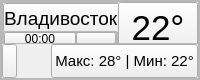
            <widget class="QFrame" name="button_frame_2">
             <property name="sizePolicy">
              <sizepolicy hsizetype="Fixed" vsizetype="Fixed">
               <horstretch>0</horstretch>
               <verstretch>0</verstretch>
              </sizepolicy>
             </property>
             <property name="minimumSize">
              <size>
               <width>200</width>
               <height>80</height>
              </size>
             </property>
             <property name="maximumSize">
              <size>
               <width>200</width>
               <height>80</height>
              </size>
             </property>
             <property name="font">
              <font>
               <pointsize>14</pointsize>
              </font>
             </property>
             <property name="styleSheet">
              <string notr="true">
#button_frame{
	border-bottom: 1px solid white;
}</string>
             </property>
             <property name="frameShape">
              <enum>QFrame::StyledPanel</enum>
             </property>
             <property name="frameShadow">
              <enum>QFrame::Raised</enum>
             </property>
             <layout class="QVBoxLayout" name="button_frame_vlayout_2">
              <property name="spacing">
               <number>0</number>
              </property>
              <property name="leftMargin">
               <number>0</number>
              </property>
              <property name="topMargin">
               <number>0</number>
              </property>
              <property name="rightMargin">
               <number>0</number>
              </property>
              <property name="bottomMargin">
               <number>0</number>
              </property>
              <item>
               <widget class="QFrame" name="main_btn_frame_2">
                <property name="frameShape">
                 <enum>QFrame::StyledPanel</enum>
                </property>
                <property name="frameShadow">
                 <enum>QFrame::Raised</enum>
                </property>
                <layout class="QHBoxLayout" name="main_btn_frame_hlayout_2">
                 <property name="spacing">
                  <number>0</number>
                 </property>
                 <property name="leftMargin">
                  <number>0</number>
                 </property>
                 <property name="topMargin">
                  <number>0</number>
                 </property>
                 <property name="rightMargin">
                  <number>0</number>
                 </property>
                 <property name="bottomMargin">
                  <number>0</number>
                 </property>
                 <item>
                  <widget class="QFrame" name="city_time_frame_2">
                   <property name="sizePolicy">
                    <sizepolicy hsizetype="Expanding" vsizetype="Preferred">
                     <horstretch>0</horstretch>
                     <verstretch>0</verstretch>
                    </sizepolicy>
                   </property>
                   <property name="minimumSize">
                    <size>
                     <width>0</width>
                     <height>44</height>
                    </size>
                   </property>
                   <property name="frameShape">
                    <enum>QFrame::StyledPanel</enum>
                   </property>
                   <property name="frameShadow">
                    <enum>QFrame::Raised</enum>
                   </property>
                   <layout class="QVBoxLayout" name="city_time_vlayout_2">
                    <property name="spacing">
                     <number>0</number>
                    </property>
                    <property name="leftMargin">
                     <number>0</number>
                    </property>
                    <property name="topMargin">
                     <number>0</number>
                    </property>
                    <property name="rightMargin">
                     <number>0</number>
                    </property>
                    <property name="bottomMargin">
                     <number>0</number>
                    </property>
                    <item>
                     <widget class="QPushButton" name="city_btn_2">
                      <property name="sizePolicy">
                       <sizepolicy hsizetype="Expanding" vsizetype="Fixed">
                        <horstretch>0</horstretch>
                        <verstretch>0</verstretch>
                       </sizepolicy>
                      </property>
                      <property name="minimumSize">
                       <size>
                        <width>146</width>
                        <height>30</height>
                       </size>
                      </property>
                      <property name="maximumSize">
                       <size>
                        <width>146</width>
                        <height>30</height>
                       </size>
                      </property>
                      <property name="font">
                       <font>
                        <pointsize>14</pointsize>
                       </font>
                      </property>
                      <property name="cursor">
                       <cursorShape>PointingHandCursor</cursorShape>
                      </property>
                      <property name="styleSheet">
                       <string notr="true">text-align: left;</string>
                      </property>
                      <property name="text">
                       <string>Владивосток</string>
                      </property>
                      <property name="autoDefault">
                       <bool>false</bool>
                      </property>
                      <property name="default">
                       <bool>false</bool>
                      </property>
                      <property name="flat">
                       <bool>false</bool>
                      </property>
                     </widget>
                    </item>
                    <item>
                     <widget class="QFrame" name="time_frame_2">
                      <property name="minimumSize">
                       <size>
                        <width>0</width>
                        <height>14</height>
                       </size>
                      </property>
                      <property name="frameShape">
                       <enum>QFrame::StyledPanel</enum>
                      </property>
                      <property name="frameShadow">
                       <enum>QFrame::Raised</enum>
                      </property>
                      <layout class="QHBoxLayout" name="time_hlayout_2">
                       <property name="spacing">
                        <number>0</number>
                       </property>
                       <property name="leftMargin">
                        <number>0</number>
                       </property>
                       <property name="topMargin">
                        <number>0</number>
                       </property>
                       <property name="rightMargin">
                        <number>0</number>
                       </property>
                       <property name="bottomMargin">
                        <number>0</number>
                       </property>
                       <item>
                        <widget class="QPushButton" name="time_btn_2">
                         <property name="sizePolicy">
                          <sizepolicy hsizetype="Fixed" vsizetype="Fixed">
                           <horstretch>0</horstretch>
                           <verstretch>0</verstretch>
                          </sizepolicy>
                         </property>
                         <property name="minimumSize">
                          <size>
                           <width>0</width>
                           <height>14</height>
                          </size>
                         </property>
                         <property name="maximumSize">
                          <size>
                           <width>16777215</width>
                           <height>14</height>
                          </size>
                         </property>
                         <property name="font">
                          <font>
                           <pointsize>9</pointsize>
                          </font>
                         </property>
                         <property name="cursor">
                          <cursorShape>PointingHandCursor</cursorShape>
                         </property>
                         <property name="text">
                          <string>00:00</string>
                         </property>
                        </widget>
                       </item>
                       <item>
                        <widget class="QPushButton" name="empty_time_btn_2">
                         <property name="cursor">
                          <cursorShape>PointingHandCursor</cursorShape>
                         </property>
                         <property name="text">
                          <string/>
                         </property>
                        </widget>
                       </item>
                      </layout>
                     </widget>
                    </item>
                   </layout>
                  </widget>
                 </item>
                 <item alignment="Qt::AlignRight">
                  <widget class="QPushButton" name="temp_btn_2">
                   <property name="minimumSize">
                    <size>
                     <width>0</width>
                     <height>51</height>
                    </size>
                   </property>
                   <property name="maximumSize">
                    <size>
                     <width>16777215</width>
                     <height>51</height>
                    </size>
                   </property>
                   <property name="font">
                    <font>
                     <pointsize>26</pointsize>
                    </font>
                   </property>
                   <property name="cursor">
                    <cursorShape>PointingHandCursor</cursorShape>
                   </property>
                   <property name="text">
                    <string>22°</string>
                   </property>
                  </widget>
                 </item>
                </layout>
               </widget>
              </item>
              <item>
               <widget class="QFrame" name="weather_frame_2">
                <property name="minimumSize">
                 <size>
                  <width>0</width>
                  <height>36</height>
                 </size>
                </property>
                <property name="maximumSize">
                 <size>
                  <width>16777215</width>
                  <height>36</height>
                 </size>
                </property>
                <property name="frameShape">
                 <enum>QFrame::StyledPanel</enum>
                </property>
                <property name="frameShadow">
                 <enum>QFrame::Raised</enum>
                </property>
                <layout class="QHBoxLayout" name="weather_hlayout_2">
                 <property name="spacing">
                  <number>0</number>
                 </property>
                 <property name="leftMargin">
                  <number>0</number>
                 </property>
                 <property name="topMargin">
                  <number>0</number>
                 </property>
                 <property name="rightMargin">
                  <number>0</number>
                 </property>
                 <property name="bottomMargin">
                  <number>0</number>
                 </property>
                 <item>
                  <widget class="QPushButton" name="empty_weather_btn_2">
                   <property name="sizePolicy">
                    <sizepolicy hsizetype="Expanding" vsizetype="Expanding">
                     <horstretch>0</horstretch>
                     <verstretch>0</verstretch>
                    </sizepolicy>
                   </property>
                   <property name="maximumSize">
                    <size>
                     <width>15</width>
                     <height>16777215</height>
                    </size>
                   </property>
                   <property name="cursor">
                    <cursorShape>PointingHandCursor</cursorShape>
                   </property>
                   <property name="text">
                    <string/>
                   </property>
                  </widget>
                 </item>
                 <item alignment="Qt::AlignRight">
                  <widget class="QPushButton" name="weather_btn_2">
                   <property name="minimumSize">
                    <size>
                     <width>0</width>
                     <height>34</height>
                    </size>
                   </property>
                   <property name="maximumSize">
                    <size>
                     <width>16777215</width>
                     <height>34</height>
                    </size>
                   </property>
                   <property name="font">
                    <font>
                     <pointsize>11</pointsize>
                    </font>
                   </property>
                   <property name="cursor">
                    <cursorShape>PointingHandCursor</cursorShape>
                   </property>
                   <property name="text">
                    <string>Макс: 28° | Мин: 22°</string>
                   </property>
                   <property name="icon">
                    <iconset>
                     <normaloff>icons/10d@2x.png</normaloff>icons/10d@2x.png</iconset>
                   </property>
                   <property name="iconSize">
                    <size>
                     <width>36</width>
                     <height>36</height>
                    </size>
                   </property>
                  </widget>
                 </item>
                </layout>
               </widget>
              </item>
             </layout>
            </widget>
